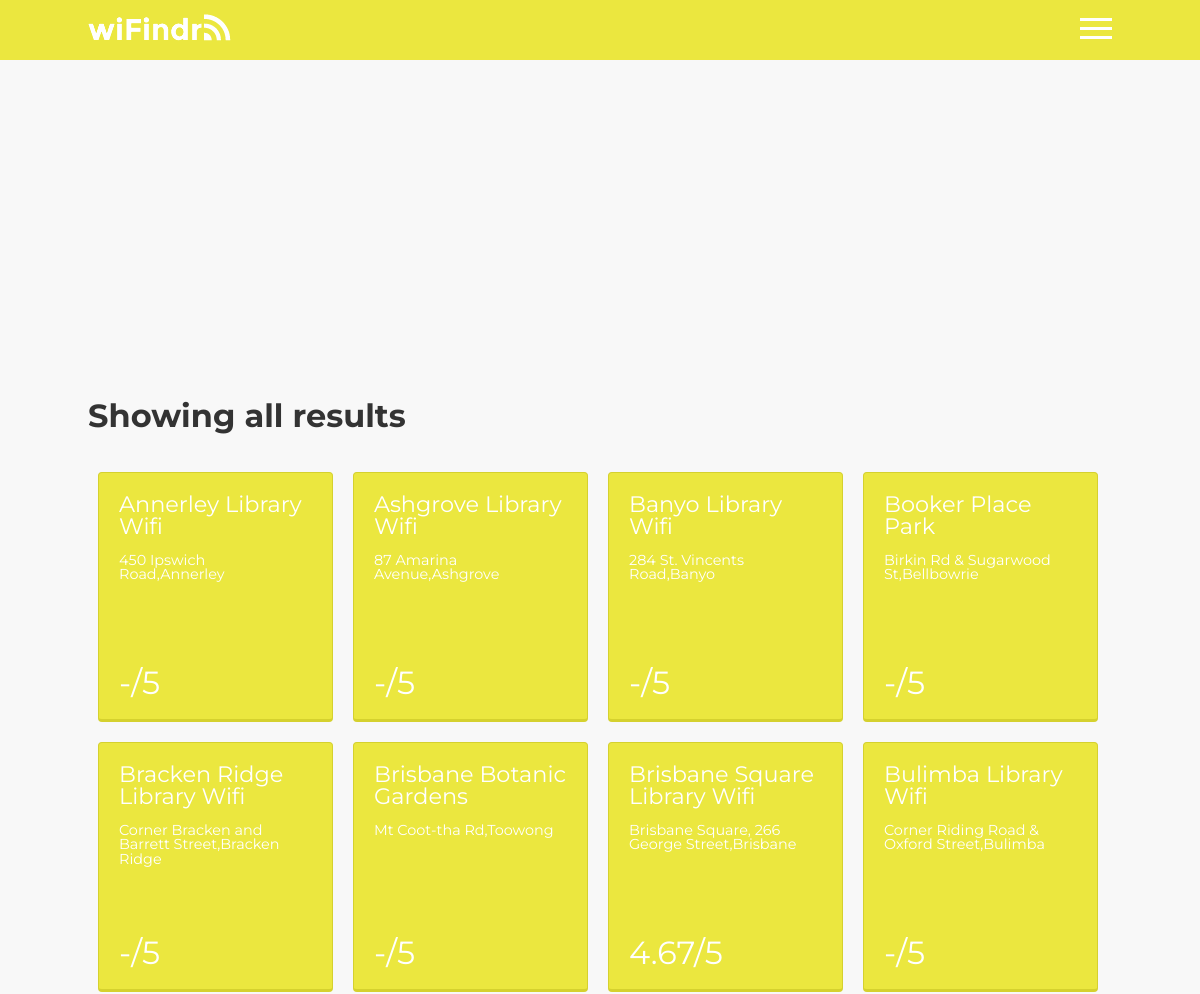
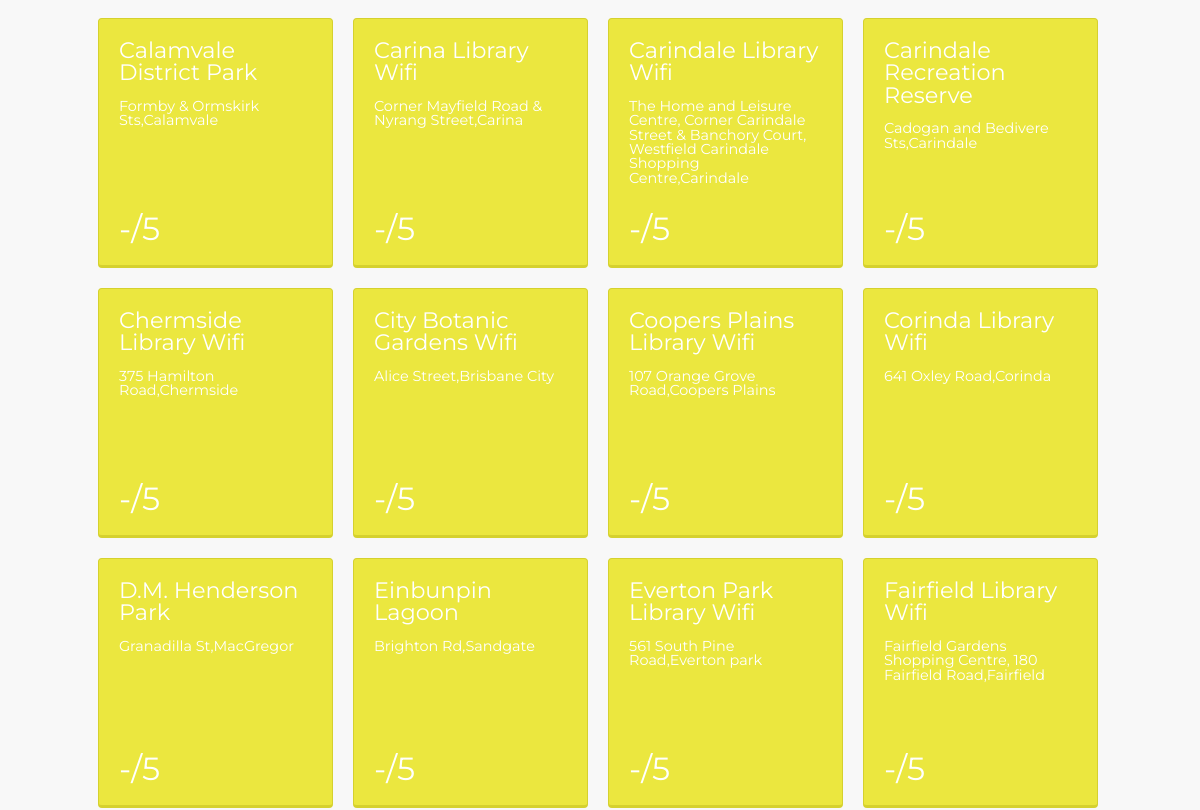
The app's page /results.php (upper part), older data (2 pictures, top to bottom).
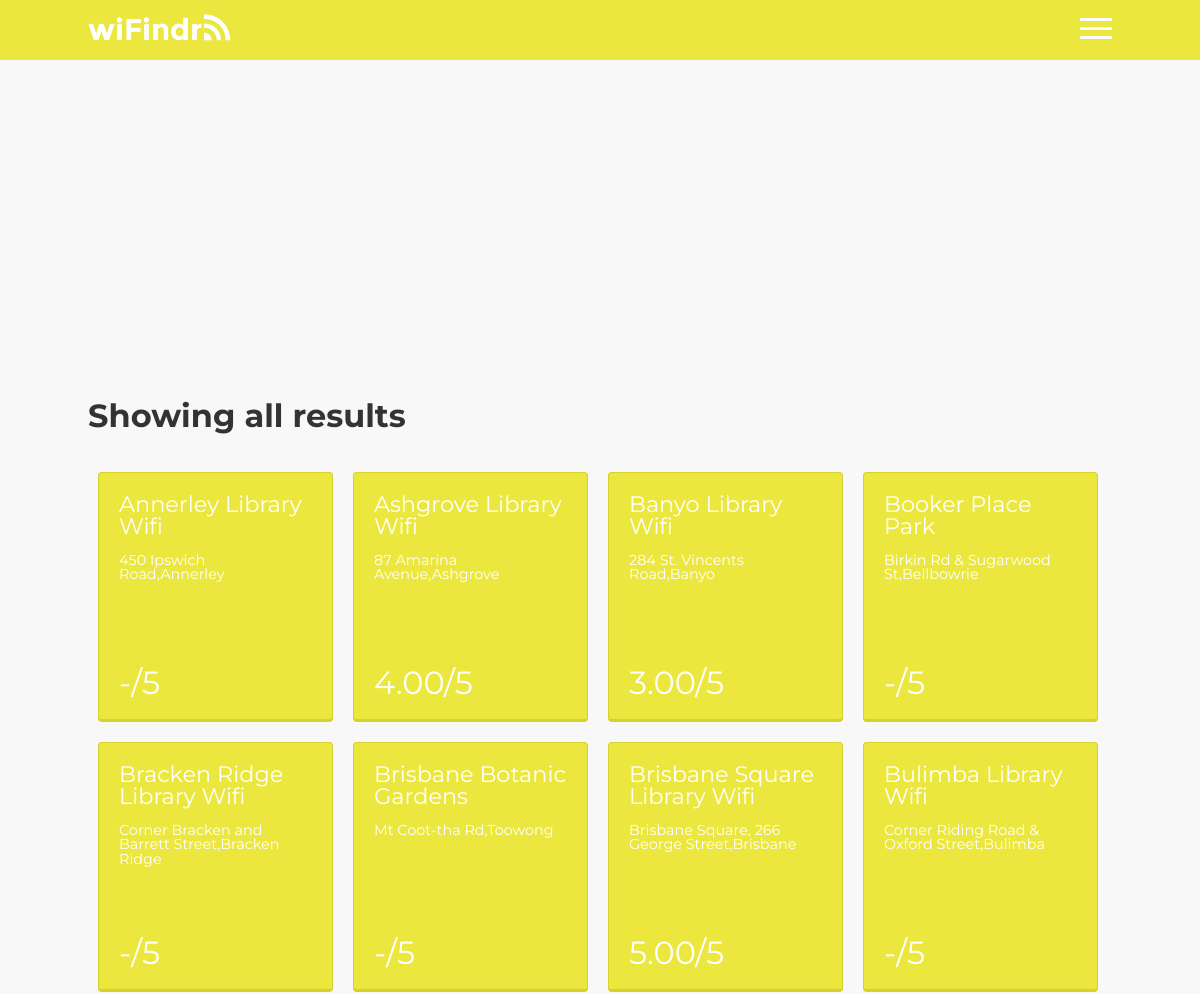
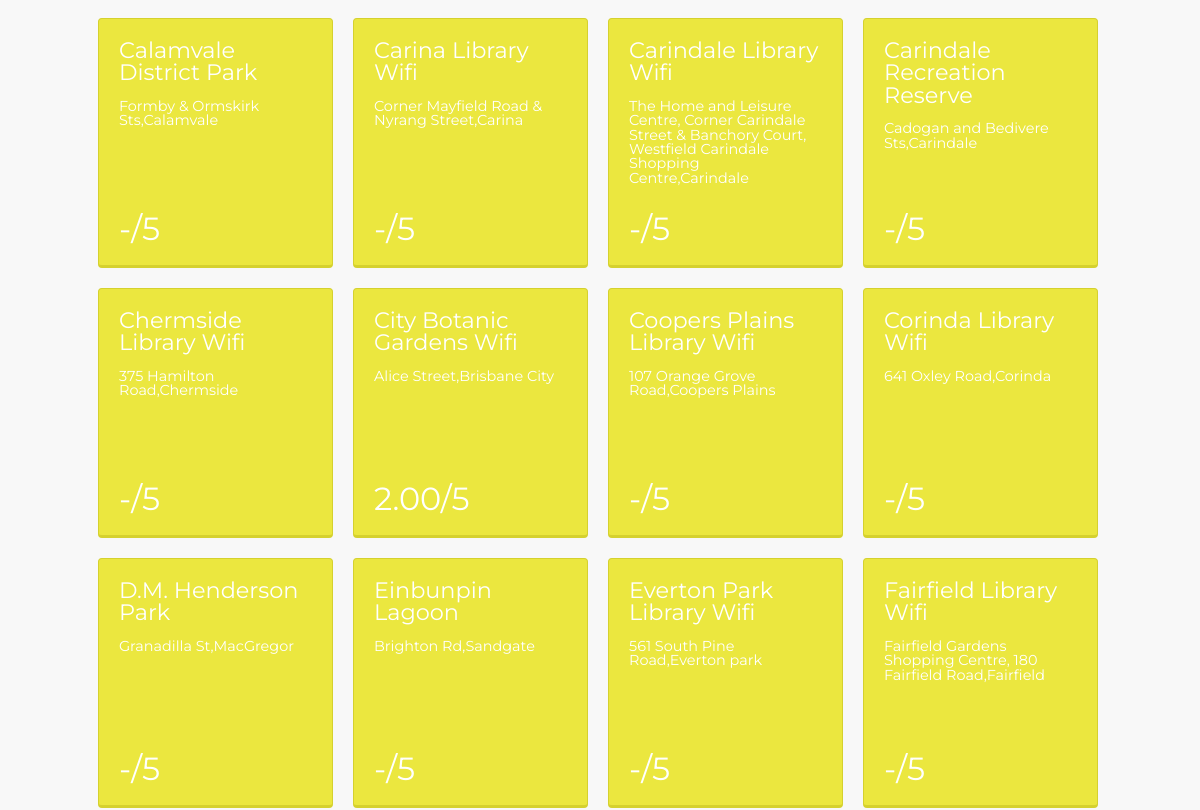
The same page, newer data (2 pictures, top to bottom).
### tables this page shows
CREATE TABLE IF NOT EXISTS `hotspots` (
  `id` int(9) NOT NULL AUTO_INCREMENT,
  `name` varchar(40) DEFAULT NULL,
  `address` varchar(107) DEFAULT NULL,
  `suburb` varchar(25) DEFAULT NULL,
  `latitude` decimal(10,7) DEFAULT NULL,
  `longitude` decimal(10,7) DEFAULT NULL,
  `hotspot_rating` decimal(10,2) NOT NULL,
  PRIMARY KEY (`id`)
);

### includes/results.inc (called while the page is built, shortened)
<?php
$selected_suburb = $_POST['select_suburb'];
$sent_rating = $_POST['sort_rating'];
$usr_latitude = $_POST['latitude'];
$usr_longitude = $_POST['longitude'];
if($usr_latitude != ""){
	$hotspots = $pdo->prepare('SELECT * FROM hotspots');
	$hotspots->execute();
	$latitude = $usr_latitude;
	$longitude = $usr_longitude;
	$hot_count = $hotspots->rowCount();
	$id_array = Array();
	foreach($hotspots as $hotspot){
		$distance = sqrt(pow(($hotspot['latitude']-$usr_latitude), 2)+pow(($hotspot['longitude']-$usr_longitude), 2));
		if ($distance < 0.015){
			$hotspots = array_push($id_array, $hotspot['id']);
		}
	}
	$hotspots = $pdo->prepare('SELECT * FROM hotspots WHERE id IN ('.implode(',', array_map('intval', $id_array)).')');
	$hotspots->execute();
	$case = 1;
}
else{
	if($selected_suburb != ""){
		if($sent_rating != ""){
			$hotspots = $pdo->prepare('SELECT * FROM hotspots WHERE suburb LIKE :searched AND hotspot_rating > :sent_rating');
			$hotspots->bindValue(':searched', "%".$selected_suburb."%");
			$hotspots->bindValue(':sent_rating', $sent_rating);
			$case = 2;
		}
		else{
			$hotspots = $pdo->prepare('SELECT * FROM hotspots WHERE suburb LIKE :searched');
			$hotspots->bindValue(':searched', "%".$selected_suburb."%");
			$case = 3;
		}
	}
	else{
		if($sent_rating != ""){
			$hotspots = $pdo->prepare('SELECT * FROM hotspots WHERE hotspot_rating > :sent_rating');
			$hotspots->bindValue(':sent_rating', $sent_rating);
			$case = 4;
		}
		else{
			$hotspots = $pdo->prepare('SELECT * FROM hotspots');
			$case = 5;
		}
	}
	$hotspots->execute();
	$results = $hotspots->fetch(PDO::FETCH_ASSOC);
	$longitude = $results['longitude'];
	$latitude = $results['latitude'];
	$hotspots->execute();
}
$hotspots->execute();
?>

### search_messages.php (called while the page is built, shortened)
<?php
switch ($case) {
	case 5:
		$search_message = "Showing all results";
		break;
}
?>

### results.php (the view, shortened to what this page needs)
<?php
include 'dbconnect.inc';
include 'includes/results.inc';
?>
<!DOCTYPE html>
<html lang="en">
	<head>
		<link rel="stylesheet" href="css/reset.css" type="text/css">
		<link rel="stylesheet" href="css/style.css" type="text/css">
		<link rel="stylesheet" href="css/animation.css" type="text/css">
		<link rel="stylesheet" href="css/mobile.css" type="text/css">
	</head>
	<body onload="loadMap(<?php echo $latitude ?>, <?php echo $longitude?>)">
		<div id="wrapper">
			<div id="header_wrap" class="yellow_bg">
	            <div id="header" class="center">
	                <a href="index.php"><img src="images/logo/logo_white.png" class="left header-logo" alt="wiFindr"></a>
	                <a href="javascript:void(0);" id="menu_icon" class="right" onclick="menu()"><img src="images/icons/menu_icon.png" alt="Open Menu"/></a>
	            </div>
	        </div>
	        <div id="content">
		        <div id="map-canvas" class="map-canvas-short"></div>
		        <div class="page center padding30">
		        	<h2>
		        		<?php
			        	include "search_messages.php";
			        	echo $search_message;
		        		?>
		        	</h2>
		        	<div id="results-wrap">
		        		<?php
		        			foreach($hotspots as $hotspot){
		        				if($hotspot['hotspot_rating'] != 0){
		        					$rating = $hotspot['hotspot_rating'];
		        				}
		        				else{
		        					$rating = "-";
		        				}
			        			$clean_suburb = preg_replace('/[0-9,]+/', '', $hotspot['suburb']);
			        			echo '<a href="hotspot.php?id=',$hotspot['id'],'" class="result">',
			        			'<p class="result-name">',$hotspot['name'],'</p>',
			        			'<p class="result-address">',$hotspot['address'],',',$clean_suburb,'</p>',
			        			'<div class="result-rating">',$rating,'/5</div></a>';
			        		}
		        		?>
		        	</div>
		        </div>
		    </div>
	    </div>
	</body>
</html>

Row changes from the older to the newer data that the page shows:
changed hotspots "Ashgrove Library Wifi": hotspot_rating "-" → "4.00"
changed hotspots "Banyo Library Wifi": hotspot_rating "-" → "3.00"
changed hotspots "Brisbane Square Library Wifi": hotspot_rating "4.67" → "5.00"
changed hotspots "City Botanic Gardens Wifi": hotspot_rating "-" → "2.00"
